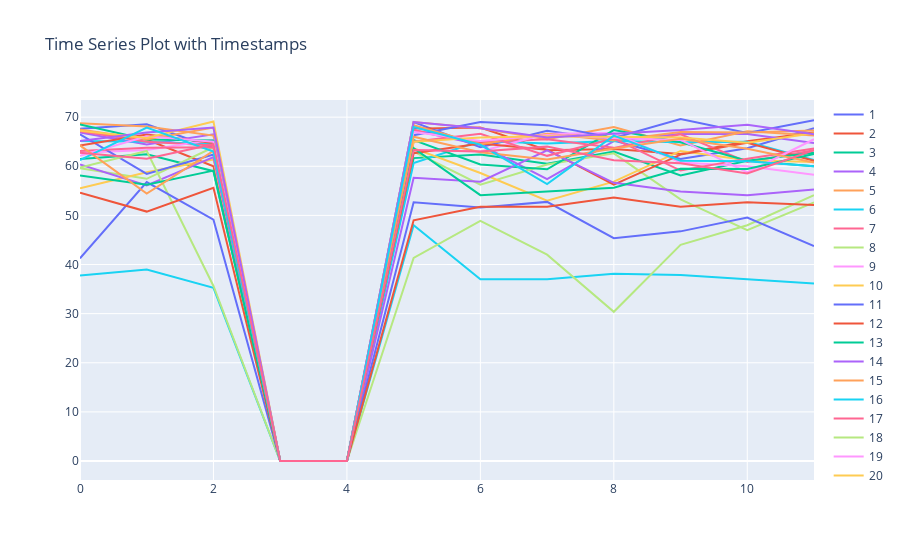

The notebook cell saved with this chart:
### Code cell
from torch_timeseries.datasets.metr_la import METR_LA


dataset = METR_LA('/notebooks/pytorch_timeseries/data')
import plotly.graph_objects as go

# 假设 dataset.df 是一个包含时间戳和其他数据的 DataFrame
# 并且时间戳是索引
df = dataset.df.copy()
df['avg'] = dataset.df.mean(axis=1)

# 选择要绘制的数据和颜色
# drawed_data = dataset.df.iloc[0:12].copy()
drawed_data = dataset.df.iloc[0:12].copy()
selected_columns = [ 1,2,3,4,5, 6,7,8,9,10,11,12,13,14,15,16,17,18,19,20,21,22,23,24,25,26,27]

# 创建图形
fig = go.Figure()

# 为每个选定的列添加一个线条
for i, col in enumerate(selected_columns):
    fig.add_trace(go.Scatter(x=list(range(len(drawed_data.index))), y=drawed_data.iloc[:, col], mode='lines', name=col))

# 更新图形布局
fig.update_layout(title='Time Series Plot with Timestamps')

# 显示图形
fig.show()

### Figure 1 — Plotly figure (JSON) as saved in the notebook; plotly's stock layout.template omitted (floating-point values rounded to 4 significant figures)
{"data": [{"mode": "lines", "name": "1", "type": "scatter", "x": [0, 1, 2, 3, 4, 5, 6, 7, 8, 9, 10, 11], "y": [67.62, 68.56, 63.75, 0, 0, 69, 63.88, 67.25, 65.25, 61.5, 63.67, 67.75]}, {"mode": "lines", "name": "2", "type": "scatter", "x": [0, 1, 2, 3, 4, 5, 6, 7, 8, 9, 10, 11], "y": [67.12, 65.44, 60, 0, 0, 67.67, 67.88, 63.25, 63.5, 62.5, 65.11, 66.88]}, {"mode": "lines", "name": "3", "type": "scatter", "x": [0, 1, 2, 3, 4, 5, 6, 7, 8, 9, 10, 11], "y": [61.5, 62.44, 59, 0, 0, 61.67, 62.38, 60.5, 63, 58.12, 61.11, 60]}, {"mode": "lines", "name": "4", "type": "scatter", "x": [0, 1, 2, 3, 4, 5, 6, 7, 8, 9, 10, 11], "y": [66.88, 64.44, 66.5, 0, 0, 67.33, 64.38, 57.38, 65.12, 66.62, 66.56, 64.75]}, {"mode": "lines", "name": "5", "type": "scatter", "x": [0, 1, 2, 3, 4, 5, 6, 7, 8, 9, 10, 11], "y": [68.75, 68.11, 66.25, 0, 0, 69, 67.75, 65.5, 68, 64.25, 67.11, 66.29]}, {"mode": "lines", "name": "6", "type": "scatter", "x": [0, 1, 2, 3, 4, 5, 6, 7, 8, 9, 10, 11], "y": [65.12, 65, 64.5, 0, 0, 60.67, 65.12, 64.62, 65.12, 64.88, 65, 61.25]}, {"mode": "lines", "name": "7", "type": "scatter", "x": [0, 1, 2, 3, 4, 5, 6, 7, 8, 9, 10, 11], "y": [67.12, 65, 64.25, 0, 0, 67.33, 64.88, 65.5, 63.75, 66.5, 60.89, 63.25]}, {"mode": "lines", "name": "8", "type": "scatter", "x": [0, 1, 2, 3, 4, 5, 6, 7, 8, 9, 10, 11], "y": [59.62, 57.44, 63.88, 0, 0, 63, 56.25, 60.38, 62.62, 53.25, 47, 52.62]}, {"mode": "lines", "name": "9", "type": "scatter", "x": [0, 1, 2, 3, 4, 5, 6, 7, 8, 9, 10, 11], "y": [62.75, 63.33, 65.38, 0, 0, 63.33, 63, 66.62, 66.75, 60.75, 60, 58.25]}, {"mode": "lines", "name": "10", "type": "scatter", "x": [0, 1, 2, 3, 4, 5, 6, 7, 8, 9, 10, 11], "y": [55.5, 58.78, 61.38, 0, 0, 63.67, 58.62, 53, 56.88, 63.12, 61.22, 60.88]}, {"mode": "lines", "name": "11", "type": "scatter", "x": [0, 1, 2, 3, 4, 5, 6, 7, 8, 9, 10, 11], "y": [66.5, 58.44, 62.38, 0, 0, 66.33, 69, 68.38, 65.75, 69.62, 66.78, 69.38]}, {"mode": "lines", "name": "12", "type": "scatter", "x": [0, 1, 2, 3, 4, 5, 6, 7, 8, 9, 10, 11], "y": [64.25, 66.44, 64.75, 0, 0, 62.67, 64.62, 63.38, 56.25, 62.38, 64.78, 61.12]}, {"mode": "lines", "name": "13", "type": "scatter", "x": [0, 1, 2, 3, 4, 5, 6, 7, 8, 9, 10, 11], "y": [68.5, 65.44, 65.25, 0, 0, 65.33, 60.38, 59.38, 67.38, 64.88, 61.11, 62.75]}, {"mode": "lines", "name": "14", "type": "scatter", "x": [0, 1, 2, 3, 4, 5, 6, 7, 8, 9, 10, 11], "y": [60.38, 56.11, 61.88, 0, 0, 57.67, 56.86, 63.25, 56.62, 54.88, 54.11, 55.25]}, {"mode": "lines", "name": "15", "type": "scatter", "x": [0, 1, 2, 3, 4, 5, 6, 7, 8, 9, 10, 11], "y": [67.5, 65.44, 67.88, 0, 0, 68.33, 64.5, 66.62, 65.25, 67, 66.89, 67.29]}, {"mode": "lines", "name": "16", "type": "scatter", "x": [0, 1, 2, 3, 4, 5, 6, 7, 8, 9, 10, 11], "y": [37.75, 39, 35.25, 0, 0, 48, 37, 37, 38.12, 37.88, 37, 36.12]}, {"mode": "lines", "name": "17", "type": "scatter", "x": [0, 1, 2, 3, 4, 5, 6, 7, 8, 9, 10, 11], "y": [63.12, 63.78, 63.88, 0, 0, 65, 66.62, 62.12, 65.62, 59.12, 61.56, 63.62]}, {"mode": "lines", "name": "18", "type": "scatter", "x": [0, 1, 2, 3, 4, 5, 6, 7, 8, 9, 10, 11], "y": [59.75, 63.11, 35.62, 0, 0, 41.33, 48.88, 42, 30.38, 44, 48, 54.12]}, {"mode": "lines", "name": "19", "type": "scatter", "x": [0, 1, 2, 3, 4, 5, 6, 7, 8, 9, 10, 11], "y": [62.12, 66.11, 65, 0, 0, 67, 65.12, 66.38, 65.75, 65.38, 58.78, 65.5]}, {"mode": "lines", "name": "20", "type": "scatter", "x": [0, 1, 2, 3, 4, 5, 6, 7, 8, 9, 10, 11], "y": [67.25, 65.78, 69.12, 0, 0, 65, 65.88, 66.12, 66, 65.88, 64.78, 66.75]}, {"mode": "lines", "name": "21", "type": "scatter", "x": [0, 1, 2, 3, 4, 5, 6, 7, 8, 9, 10, 11], "y": [41.25, 56.78, 49.12, 0, 0, 52.67, 51.62, 52.75, 45.38, 46.75, 49.56, 43.75]}, {"mode": "lines", "name": "22", "type": "scatter", "x": [0, 1, 2, 3, 4, 5, 6, 7, 8, 9, 10, 11], "y": [54.62, 50.78, 55.62, 0, 0, 49, 51.75, 51.75, 53.62, 51.75, 52.67, 52.12]}, {"mode": "lines", "name": "23", "type": "scatter", "x": [0, 1, 2, 3, 4, 5, 6, 7, 8, 9, 10, 11], "y": [58.12, 56.22, 59.12, 0, 0, 63.67, 54.12, 54.88, 55.62, 59.5, 59.44, 62.5]}, {"mode": "lines", "name": "24", "type": "scatter", "x": [0, 1, 2, 3, 4, 5, 6, 7, 8, 9, 10, 11], "y": [65.12, 66.89, 67.88, 0, 0, 69, 67.75, 65.88, 66.62, 67.38, 68.44, 66.5]}, {"mode": "lines", "name": "25", "type": "scatter", "x": [0, 1, 2, 3, 4, 5, 6, 7, 8, 9, 10, 11], "y": [64.25, 54.44, 63.12, 0, 0, 66, 62.88, 61.38, 63.62, 65.62, 63.56, 60.75]}, {"mode": "lines", "name": "26", "type": "scatter", "x": [0, 1, 2, 3, 4, 5, 6, 7, 8, 9, 10, 11], "y": [61.25, 67.89, 63, 0, 0, 68, 64.38, 56.38, 66.25, 61.12, 61, 60]}, {"mode": "lines", "name": "27", "type": "scatter", "x": [0, 1, 2, 3, 4, 5, 6, 7, 8, 9, 10, 11], "y": [62.75, 61.56, 64.5, 0, 0, 63.33, 63, 64, 61.25, 60.62, 58.56, 63.25]}], "layout": {"title": {"text": "Time Series Plot with Timestamps"}}}
